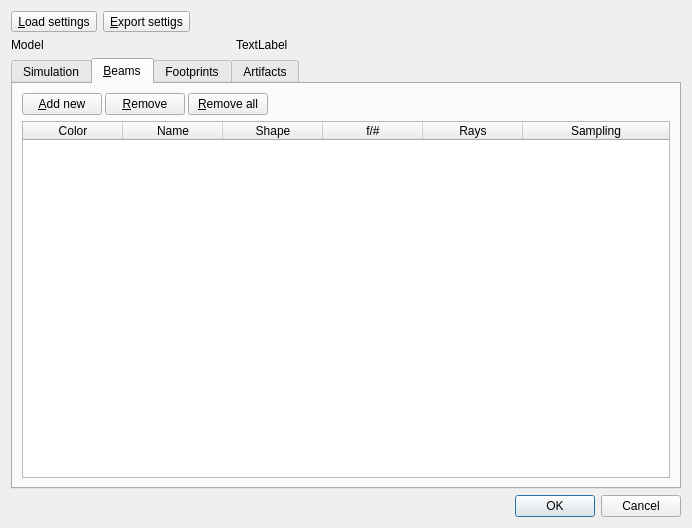
<?xml version="1.0" encoding="UTF-8"?>
<ui version="4.0">
 <class>SimulationPropertiesDialog</class>
 <widget class="QDialog" name="SimulationPropertiesDialog">
  <property name="geometry">
   <rect>
    <x>0</x>
    <y>0</y>
    <width>692</width>
    <height>528</height>
   </rect>
  </property>
  <property name="windowTitle">
   <string>Dialog</string>
  </property>
  <layout class="QGridLayout" name="gridLayout">
   <item row="12" column="0" colspan="3">
    <widget class="QDialogButtonBox" name="buttonBox">
     <property name="orientation">
      <enum>Qt::Horizontal</enum>
     </property>
     <property name="standardButtons">
      <set>QDialogButtonBox::Cancel|QDialogButtonBox::Ok</set>
     </property>
    </widget>
   </item>
   <item row="1" column="0">
    <widget class="QLabel" name="label">
     <property name="sizePolicy">
      <sizepolicy hsizetype="Preferred" vsizetype="Fixed">
       <horstretch>0</horstretch>
       <verstretch>0</verstretch>
      </sizepolicy>
     </property>
     <property name="text">
      <string>Model</string>
     </property>
    </widget>
   </item>
   <item row="0" column="0" colspan="3">
    <widget class="QWidget" name="widget" native="true">
     <property name="sizePolicy">
      <sizepolicy hsizetype="Preferred" vsizetype="Fixed">
       <horstretch>0</horstretch>
       <verstretch>0</verstretch>
      </sizepolicy>
     </property>
     <layout class="QGridLayout" name="gridLayout_8">
      <property name="leftMargin">
       <number>0</number>
      </property>
      <property name="topMargin">
       <number>0</number>
      </property>
      <property name="rightMargin">
       <number>0</number>
      </property>
      <property name="bottomMargin">
       <number>0</number>
      </property>
      <item row="0" column="2">
       <spacer name="horizontalSpacer">
        <property name="orientation">
         <enum>Qt::Horizontal</enum>
        </property>
        <property name="sizeHint" stdset="0">
         <size>
          <width>40</width>
          <height>20</height>
         </size>
        </property>
       </spacer>
      </item>
      <item row="0" column="0">
       <widget class="QToolButton" name="loadSettingsButton">
        <property name="text">
         <string>&amp;Load settings</string>
        </property>
       </widget>
      </item>
      <item row="0" column="1">
       <widget class="QToolButton" name="exportSettingsButton">
        <property name="text">
         <string>&amp;Export settigs</string>
        </property>
       </widget>
      </item>
     </layout>
    </widget>
   </item>
   <item row="1" column="1" colspan="2">
    <widget class="QLabel" name="modelNameLabel">
     <property name="sizePolicy">
      <sizepolicy hsizetype="Preferred" vsizetype="Fixed">
       <horstretch>0</horstretch>
       <verstretch>0</verstretch>
      </sizepolicy>
     </property>
     <property name="text">
      <string>TextLabel</string>
     </property>
    </widget>
   </item>
   <item row="2" column="0" rowspan="2" colspan="3">
    <widget class="QTabWidget" name="tabWidget">
     <property name="currentIndex">
      <number>1</number>
     </property>
     <widget class="QWidget" name="tab_2">
      <attribute name="title">
       <string>Simulation</string>
      </attribute>
      <layout class="QGridLayout" name="gridLayout_2">
       <item row="0" column="0">
        <widget class="QLabel" name="label_5">
         <property name="text">
          <string>Simulation type</string>
         </property>
         <property name="alignment">
          <set>Qt::AlignRight|Qt::AlignTrailing|Qt::AlignVCenter</set>
         </property>
        </widget>
       </item>
       <item row="0" column="1">
        <widget class="QComboBox" name="tracingType">
         <item>
          <property name="text">
           <string>Ray tracing</string>
          </property>
         </item>
         <item>
          <property name="text">
           <string>Diffraction</string>
          </property>
         </item>
        </widget>
       </item>
       <item row="1" column="0">
        <widget class="QLabel" name="label_11">
         <property name="text">
          <string>Sweep</string>
         </property>
         <property name="alignment">
          <set>Qt::AlignRight|Qt::AlignTrailing|Qt::AlignVCenter</set>
         </property>
        </widget>
       </item>
       <item row="1" column="1">
        <widget class="QComboBox" name="simTypeCombo">
         <item>
          <property name="text">
           <string>One shot</string>
          </property>
         </item>
         <item>
          <property name="text">
           <string>1D sweep</string>
          </property>
         </item>
         <item>
          <property name="text">
           <string>2D sweep</string>
          </property>
         </item>
        </widget>
       </item>
       <item row="2" column="0">
        <widget class="QLabel" name="steps1Label">
         <property name="text">
          <string>Steps (dim 1)</string>
         </property>
         <property name="alignment">
          <set>Qt::AlignRight|Qt::AlignTrailing|Qt::AlignVCenter</set>
         </property>
        </widget>
       </item>
       <item row="2" column="1">
        <widget class="QSpinBox" name="steps1Spin">
         <property name="alignment">
          <set>Qt::AlignRight|Qt::AlignTrailing|Qt::AlignVCenter</set>
         </property>
         <property name="minimum">
          <number>1</number>
         </property>
         <property name="maximum">
          <number>1000</number>
         </property>
         <property name="value">
          <number>10</number>
         </property>
        </widget>
       </item>
       <item row="3" column="0" colspan="4">
        <widget class="QTableView" name="propView">
         <property name="horizontalScrollBarPolicy">
          <enum>Qt::ScrollBarAlwaysOff</enum>
         </property>
         <property name="selectionMode">
          <enum>QAbstractItemView::SingleSelection</enum>
         </property>
         <property name="selectionBehavior">
          <enum>QAbstractItemView::SelectRows</enum>
         </property>
         <property name="verticalScrollMode">
          <enum>QAbstractItemView::ScrollPerPixel</enum>
         </property>
         <attribute name="horizontalHeaderDefaultSectionSize">
          <number>23</number>
         </attribute>
         <attribute name="horizontalHeaderStretchLastSection">
          <bool>true</bool>
         </attribute>
         <attribute name="verticalHeaderVisible">
          <bool>false</bool>
         </attribute>
         <attribute name="verticalHeaderMinimumSectionSize">
          <number>16</number>
         </attribute>
         <attribute name="verticalHeaderDefaultSectionSize">
          <number>24</number>
         </attribute>
        </widget>
       </item>
       <item row="0" column="2">
        <widget class="QLabel" name="label_3">
         <property name="text">
          <string>Optical path</string>
         </property>
         <property name="alignment">
          <set>Qt::AlignRight|Qt::AlignTrailing|Qt::AlignVCenter</set>
         </property>
        </widget>
       </item>
       <item row="1" column="2">
        <widget class="QLabel" name="label_9">
         <property name="text">
          <string>Detector</string>
         </property>
         <property name="alignment">
          <set>Qt::AlignRight|Qt::AlignTrailing|Qt::AlignVCenter</set>
         </property>
        </widget>
       </item>
       <item row="2" column="2">
        <widget class="QLabel" name="steps2Label">
         <property name="text">
          <string>Steps (dim 2)</string>
         </property>
         <property name="alignment">
          <set>Qt::AlignRight|Qt::AlignTrailing|Qt::AlignVCenter</set>
         </property>
        </widget>
       </item>
       <item row="2" column="3">
        <widget class="QSpinBox" name="steps2Spin">
         <property name="alignment">
          <set>Qt::AlignRight|Qt::AlignTrailing|Qt::AlignVCenter</set>
         </property>
         <property name="minimum">
          <number>1</number>
         </property>
         <property name="maximum">
          <number>1000</number>
         </property>
         <property name="value">
          <number>10</number>
         </property>
        </widget>
       </item>
       <item row="1" column="3">
        <widget class="QComboBox" name="detectorCombo">
         <property name="sizePolicy">
          <sizepolicy hsizetype="Expanding" vsizetype="Fixed">
           <horstretch>0</horstretch>
           <verstretch>0</verstretch>
          </sizepolicy>
         </property>
        </widget>
       </item>
       <item row="0" column="3">
        <widget class="QComboBox" name="pathCombo">
         <property name="sizePolicy">
          <sizepolicy hsizetype="Expanding" vsizetype="Fixed">
           <horstretch>0</horstretch>
           <verstretch>0</verstretch>
          </sizepolicy>
         </property>
        </widget>
       </item>
      </layout>
     </widget>
     <widget class="QWidget" name="tab_6">
      <attribute name="title">
       <string>&amp;Beams</string>
      </attribute>
      <layout class="QGridLayout" name="gridLayout_17">
       <item row="1" column="0">
        <widget class="QTableWidget" name="beamTableWidget">
         <property name="horizontalScrollBarPolicy">
          <enum>Qt::ScrollBarAsNeeded</enum>
         </property>
         <property name="sizeAdjustPolicy">
          <enum>QAbstractScrollArea::AdjustToContents</enum>
         </property>
         <property name="editTriggers">
          <set>QAbstractItemView::NoEditTriggers</set>
         </property>
         <property name="selectionBehavior">
          <enum>QAbstractItemView::SelectRows</enum>
         </property>
         <property name="sortingEnabled">
          <bool>false</bool>
         </property>
         <attribute name="horizontalHeaderStretchLastSection">
          <bool>true</bool>
         </attribute>
         <attribute name="verticalHeaderVisible">
          <bool>false</bool>
         </attribute>
         <attribute name="verticalHeaderDefaultSectionSize">
          <number>24</number>
         </attribute>
         <column>
          <property name="text">
           <string>Color</string>
          </property>
         </column>
         <column>
          <property name="text">
           <string>Name</string>
          </property>
         </column>
         <column>
          <property name="text">
           <string>Shape</string>
          </property>
         </column>
         <column>
          <property name="text">
           <string>f/#</string>
          </property>
         </column>
         <column>
          <property name="text">
           <string>Rays</string>
          </property>
         </column>
         <column>
          <property name="text">
           <string>Sampling</string>
          </property>
         </column>
        </widget>
       </item>
       <item row="0" column="0">
        <widget class="QWidget" name="widget" native="true">
         <layout class="QGridLayout" name="gridLayout_16">
          <property name="leftMargin">
           <number>0</number>
          </property>
          <property name="topMargin">
           <number>0</number>
          </property>
          <property name="rightMargin">
           <number>0</number>
          </property>
          <property name="bottomMargin">
           <number>0</number>
          </property>
          <property name="spacing">
           <number>3</number>
          </property>
          <item row="0" column="0">
           <widget class="QPushButton" name="addBeamButton">
            <property name="text">
             <string>&amp;Add new</string>
            </property>
           </widget>
          </item>
          <item row="0" column="1">
           <widget class="QPushButton" name="removeBeamButton">
            <property name="text">
             <string>&amp;Remove</string>
            </property>
           </widget>
          </item>
          <item row="0" column="2">
           <widget class="QPushButton" name="removeAllBeamsButton">
            <property name="text">
             <string>&amp;Remove all</string>
            </property>
           </widget>
          </item>
          <item row="0" column="3">
           <spacer name="horizontalSpacer_4">
            <property name="orientation">
             <enum>Qt::Horizontal</enum>
            </property>
            <property name="sizeHint" stdset="0">
             <size>
              <width>40</width>
              <height>20</height>
             </size>
            </property>
           </spacer>
          </item>
         </layout>
        </widget>
       </item>
      </layout>
     </widget>
     <widget class="QWidget" name="tab">
      <attribute name="title">
       <string>Footprints</string>
      </attribute>
      <layout class="QGridLayout" name="gridLayout_4">
       <item row="0" column="0" colspan="3">
        <widget class="QLabel" name="label_17">
         <property name="text">
          <string>Save footprints for the following elements:</string>
         </property>
        </widget>
       </item>
       <item row="2" column="0" colspan="4">
        <widget class="QTableWidget" name="footprintTable">
         <property name="selectionBehavior">
          <enum>QAbstractItemView::SelectRows</enum>
         </property>
         <attribute name="horizontalHeaderVisible">
          <bool>true</bool>
         </attribute>
         <attribute name="horizontalHeaderStretchLastSection">
          <bool>true</bool>
         </attribute>
         <attribute name="verticalHeaderVisible">
          <bool>false</bool>
         </attribute>
         <attribute name="verticalHeaderMinimumSectionSize">
          <number>24</number>
         </attribute>
         <attribute name="verticalHeaderDefaultSectionSize">
          <number>24</number>
         </attribute>
         <column>
          <property name="text">
           <string/>
          </property>
         </column>
         <column>
          <property name="text">
           <string>Element</string>
          </property>
         </column>
         <column>
          <property name="text">
           <string>Type</string>
          </property>
         </column>
         <column>
          <property name="text">
           <string>Surfaces</string>
          </property>
         </column>
        </widget>
       </item>
       <item row="3" column="2">
        <widget class="QPushButton" name="removeFootprintButton">
         <property name="text">
          <string>&amp;Remove selected</string>
         </property>
        </widget>
       </item>
       <item row="3" column="3">
        <widget class="QPushButton" name="removeAllFootprintsButton">
         <property name="text">
          <string>R&amp;emove all</string>
         </property>
        </widget>
       </item>
       <item row="1" column="3">
        <widget class="QPushButton" name="addFootprintButton">
         <property name="text">
          <string>&amp;Add</string>
         </property>
        </widget>
       </item>
       <item row="1" column="0" colspan="3">
        <widget class="QComboBox" name="opticalElementCombo"/>
       </item>
       <item row="3" column="0" colspan="2">
        <spacer name="horizontalSpacer_3">
         <property name="orientation">
          <enum>Qt::Horizontal</enum>
         </property>
         <property name="sizeHint" stdset="0">
          <size>
           <width>40</width>
           <height>20</height>
          </size>
         </property>
        </spacer>
       </item>
      </layout>
     </widget>
     <widget class="QWidget" name="tab_4">
      <attribute name="title">
       <string>Artifacts</string>
      </attribute>
      <layout class="QGridLayout" name="gridLayout_9">
       <item row="1" column="1" colspan="3">
        <widget class="QComboBox" name="detectorSaveCombo"/>
       </item>
       <item row="1" column="0">
        <widget class="QCheckBox" name="saveCheck">
         <property name="text">
          <string>&amp;Save output of detector:</string>
         </property>
        </widget>
       </item>
       <item row="6" column="3">
        <widget class="QPushButton" name="browseDirButton">
         <property name="text">
          <string>&amp;Browse...</string>
         </property>
        </widget>
       </item>
       <item row="6" column="1" colspan="2">
        <widget class="QLineEdit" name="outputDirEdit">
         <property name="readOnly">
          <bool>true</bool>
         </property>
        </widget>
       </item>
       <item row="12" column="2">
        <spacer name="verticalSpacer_3">
         <property name="orientation">
          <enum>Qt::Vertical</enum>
         </property>
         <property name="sizeHint" stdset="0">
          <size>
           <width>20</width>
           <height>40</height>
          </size>
         </property>
        </spacer>
       </item>
       <item row="3" column="0" colspan="4">
        <widget class="QCheckBox" name="clearDetCheck">
         <property name="text">
          <string>Clear detector after every run</string>
         </property>
         <property name="checked">
          <bool>true</bool>
         </property>
        </widget>
       </item>
       <item row="4" column="0" colspan="4">
        <widget class="QCheckBox" name="overwriteResultsCheck">
         <property name="text">
          <string>&amp;Overwrite existing files</string>
         </property>
        </widget>
       </item>
       <item row="6" column="0">
        <widget class="QLabel" name="outputDirLabel">
         <property name="text">
          <string>Output directory</string>
         </property>
         <property name="alignment">
          <set>Qt::AlignRight|Qt::AlignTrailing|Qt::AlignVCenter</set>
         </property>
        </widget>
       </item>
       <item row="2" column="0" colspan="4">
        <widget class="QCheckBox" name="saveCSVCheck">
         <property name="text">
          <string>&amp;Generate CSV file with simulation details</string>
         </property>
        </widget>
       </item>
      </layout>
     </widget>
    </widget>
   </item>
  </layout>
 </widget>
 <resources/>
 <connections>
  <connection>
   <sender>buttonBox</sender>
   <signal>rejected()</signal>
   <receiver>SimulationPropertiesDialog</receiver>
   <slot>reject()</slot>
   <hints>
    <hint type="sourcelabel">
     <x>316</x>
     <y>260</y>
    </hint>
    <hint type="destinationlabel">
     <x>286</x>
     <y>274</y>
    </hint>
   </hints>
  </connection>
  <connection>
   <sender>buttonBox</sender>
   <signal>accepted()</signal>
   <receiver>SimulationPropertiesDialog</receiver>
   <slot>accept()</slot>
   <hints>
    <hint type="sourcelabel">
     <x>248</x>
     <y>254</y>
    </hint>
    <hint type="destinationlabel">
     <x>157</x>
     <y>274</y>
    </hint>
   </hints>
  </connection>
 </connections>
 <buttongroups>
  <buttongroup name="buttonGroup"/>
 </buttongroups>
</ui>
